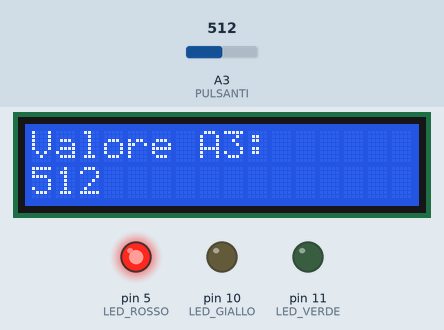
The sketch below on a simulated Arduino Nano, built with avr-gcc and run on an emulated ATmega328P. Shown: 16×2 character LCD, output pins drawn as LEDs (lit = HIGH). Inputs (shaded band) come from the test bench; at power-on: A3 (PULSANTI) = 512.

Above: at 1.2 s.
1.3 s: A3 (PULSANTI) set to 464
At 2.0 s:
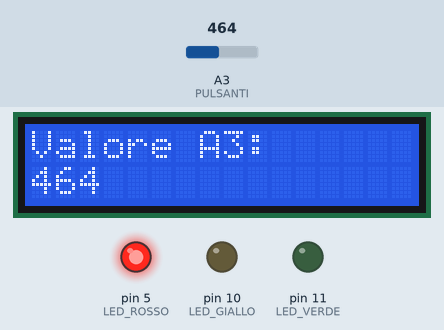
2.8 s: A3 (PULSANTI) set to 433
At 3.4 s:
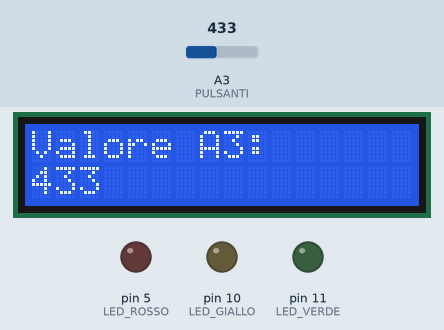
4.3 s: A3 (PULSANTI) set to 610
At 4.7 s:
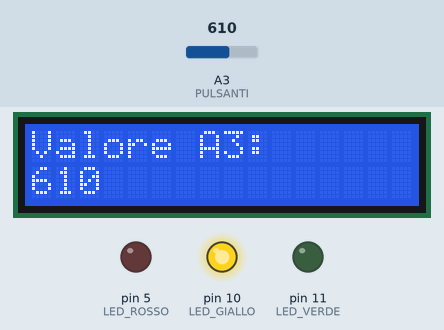
5.8 s: A3 (PULSANTI) set to 754
At 7.0 s:
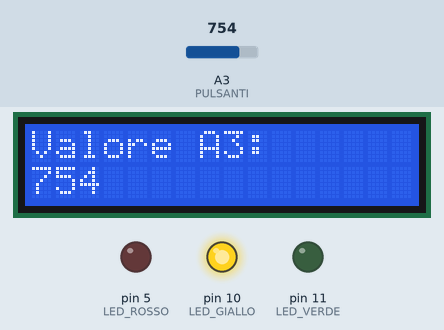
7.3 s: A3 (PULSANTI) set to 783
At 8.6 s:
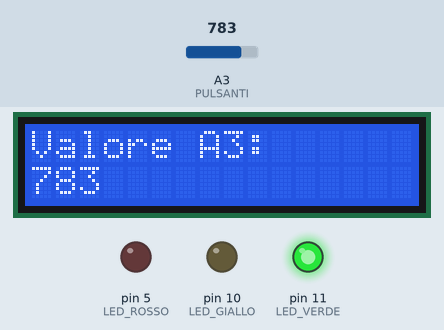
Timing chart, 0 to 9.8 s (numbered marks = the images above; inputs shaded):
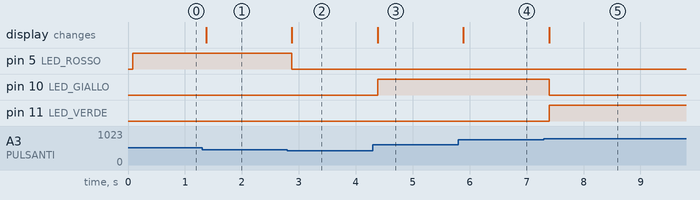

The sketch:

P01_LedSwitch_e_LCD.ino
```cpp
// Demo 1 - 3 pulsanti (ingresso analogico A3) -> 3 LED + valore su LCD I2C
// Kit Elecrow All-in-one Starter Kit per Arduino Nano R4
// Libreria richiesta: LiquidCrystal_I2C (versione inclusa nel repository del kit)

#include <Wire.h>
#include <LiquidCrystal_I2C.h>

#define LED_ROSSO   5
#define LED_GIALLO  10
#define LED_VERDE   11
#define PULSANTI    A3

// LCD 16x2 con adattatore I2C PCF8574 (stessa configurazione della lezione 11_LCD)
LiquidCrystal_I2C lcd(PCF8574_ADDR_A21_A11_A01, 4, 5, 6, 16, 11, 12, 13, 14, POSITIVE);

void setup() {
  pinMode(LED_ROSSO, OUTPUT);
  pinMode(LED_GIALLO, OUTPUT);
  pinMode(LED_VERDE, OUTPUT);

  lcd.begin(16, 2, LCD_5x8DOTS);
  lcd.backlight();
  lcd.clear();
  lcd.print("Valore A3:");
}

void loop() {
  int valore = analogRead(PULSANTI);   // 0..1023

  // Mostra il valore sul display (gli spazi cancellano le cifre vecchie)
  lcd.setCursor(0, 1);
  lcd.print(valore);
  lcd.print("    ");

  // Spegni tutti i LED, poi accendi quello del pulsante premuto
  digitalWrite(LED_ROSSO, LOW);
  digitalWrite(LED_GIALLO, LOW);
  digitalWrite(LED_VERDE, LOW);

  // Valori tipici letti dal kit: ~510, ~685, ~850
  if (valore >= 450 && valore < 600) {
    digitalWrite(LED_ROSSO, HIGH);
  } else if (valore >= 600 && valore < 770) {
    digitalWrite(LED_GIALLO, HIGH);
  } else if (valore >= 770 && valore < 950) {
    digitalWrite(LED_VERDE, HIGH);
  }

  delay(100);
}
```

Measured:
- the behaviour switches between 450 and 449 on A3 (PULSANTI) (found by bisection; images 1 and 2)
- the behaviour switches between 769 and 770 on A3 (PULSANTI) (found by bisection; images 4 and 5)
- after the input at 1.3 s, the display: changes after 0.07 s (image 1)
- after the input at 2.8 s, pin 5 (LED_ROSSO): HIGH → LOW after 0.08 s; the display: changes after 0.08 s (image 2)
- after the input at 4.3 s, pin 10 (LED_GIALLO): LOW → HIGH after 0.09 s; the display: changes after 0.09 s (image 3)
- after the input at 5.8 s, the display: changes after 0.09 s (image 4)
- after the input at 7.3 s, pin 10 (LED_GIALLO): HIGH → LOW after 0.10 s; pin 11 (LED_VERDE): LOW → HIGH after 0.10 s; the display: changes after 0.10 s (image 5)
